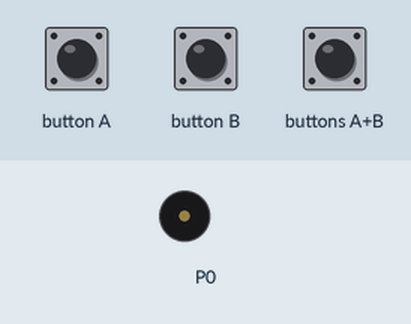
This program was run on a simulated BBC micro:bit (MakeCode). Shown: buzzer (waves = sounding). Inputs (shaded band) come from the test bench.

Above: at 1.2 s.
1.3 s: buttons A+B pressed for 0.15 s
At 2.4 s:
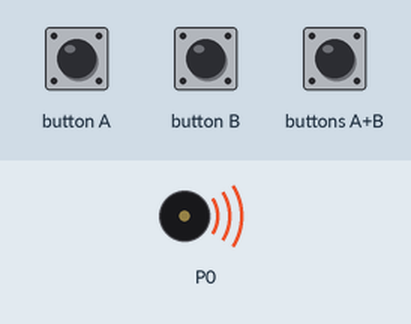
Timing chart, 0 to 8.8 s (numbered marks = the images above; inputs shaded):
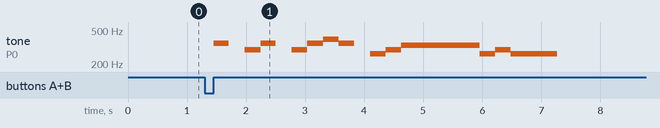

The program:

main.ts
```typescript
input.onButtonPressed(Button.AB, function () {
    for (let index = 0; index < 1; index++) {
        music.playMelody("F - D F - D F G ", 230)
        music.playMelody("F - C D E E E E ", 230)
        music.playMelody("E C D C C C - - ", 230)
    }
})
```

test.ts
```typescript
// aquí va el archivo "tests"; esto no se compilará cuando este paquete se utilice como una extensión.
```

Measured:
- after the input at 1.3 s, tone on P0: plays 349 Hz for 0.26 s, 294 Hz for 0.27 s, 349 Hz for 0.26 s, 294 Hz for 0.27 s, 349 Hz for 0.27 s, 392 Hz for 0.27 s … (13 notes in this stretch), starting after 0.15 s
